Frame 1 (no input): blank canvas, image omitted
Frame 60 (no input): blank canvas, image omitted
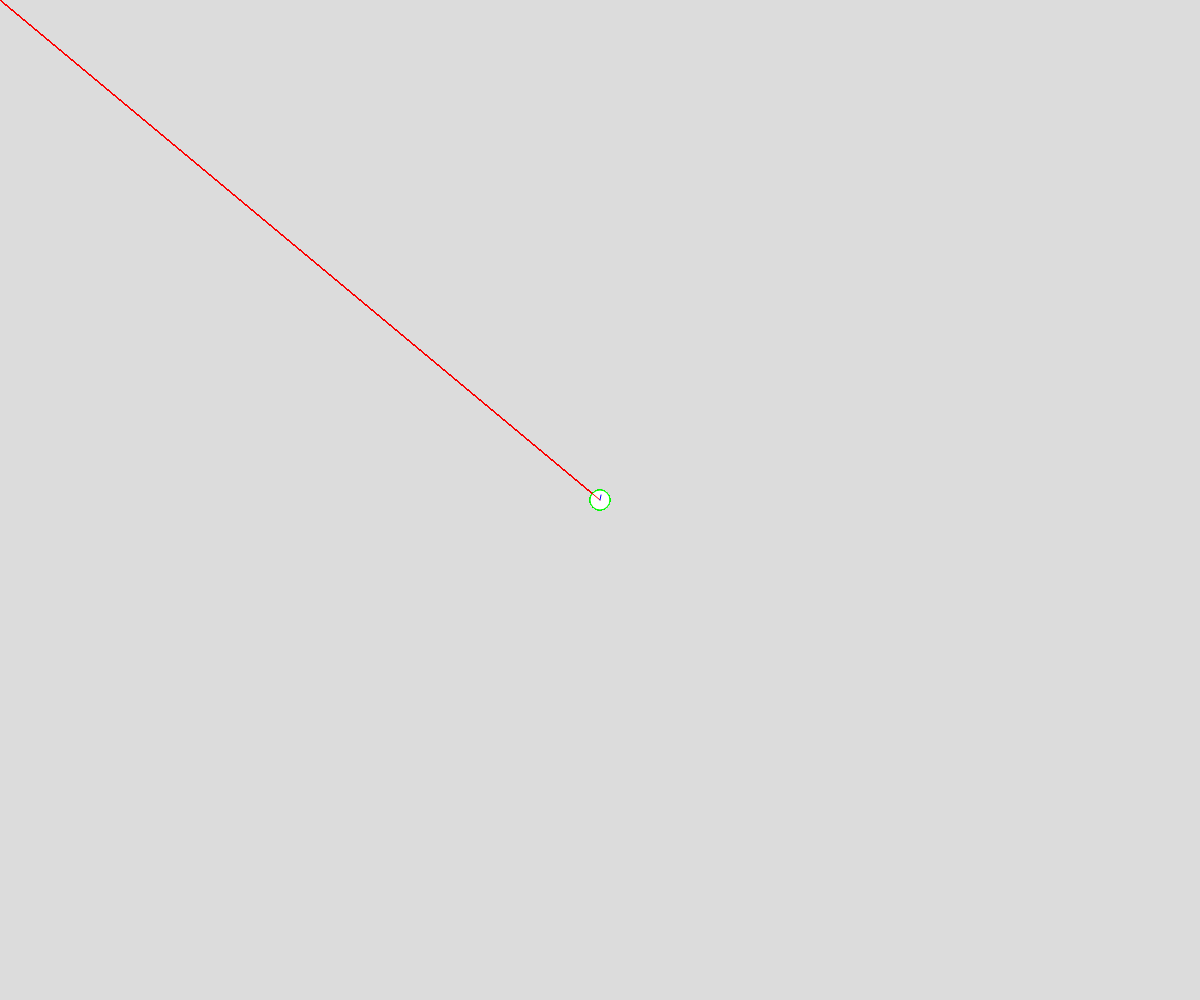
Frame 120 (the mouse pressed at the canvas centre since frame 60)

The p5.js sketch whose frames 1 and 60 were blank and that drew this single picture after the mouse press (run headless with seeded random() and noise() and a simulated clock; from frame 60 on, the mouse is pressed at the canvas centre):

// p5.js sketch
// ── sketch.js
// Vectors Practice
// Noah
// April 13, 2026

let objects = [];


function setup() {
  createCanvas(windowWidth, windowHeight);
}

function draw() {
  background(220);
  //create objects
  if(mouseIsPressed){
    objects.push(new Ball(mouseX, mouseY));
  }

  // process ojects
  for(let o of objects){
    if(keyIsDown(32)){
      o.move();
    }
    o.calcMouse();
    o.display();
  }
}

class Ball{
  constructor(x,y){
    this.pos = createVector(x,y);
    this.vel = createVector(random(-5,5), -5);
    this.force = createVector(0, 0.2);  //grav
  }
  

  calcMouse(){
    // mouse vector "attractor" calculations
    this.force = createVector(mouseX, mouseY);
    this.force.sub(this.pos);
    this.force.normalize(); // set hyp to 1
    this.force.mult(4);

  }

  move(){
    //update velocity and pos vectors
    this.vel.add(this.force);
    this.vel.limit(20); // can't go outside -20 and 20
    this.pos.add(this.vel);
  }



  display(){
    // display the ball
    circle(this.pos.x, this.pos.y, 20);

    // display vectors
    if(true){
      stroke(255,0,0);
      line(0,0, this.pos.x, this.pos.y);

      let endX = this.pos.x + this.vel.x;
      let endY = this.pos.y + this.vel.y;

      stroke(0,0,255);
      line(this.pos.x, this.pos.y, endX, endY); // VEL VECT(blue)

      stroke(0,255,0);
      line(endX, endY, endX + this.force.x, endY + this.force.display); // VEL VECT(blue)
    }

  }
}
